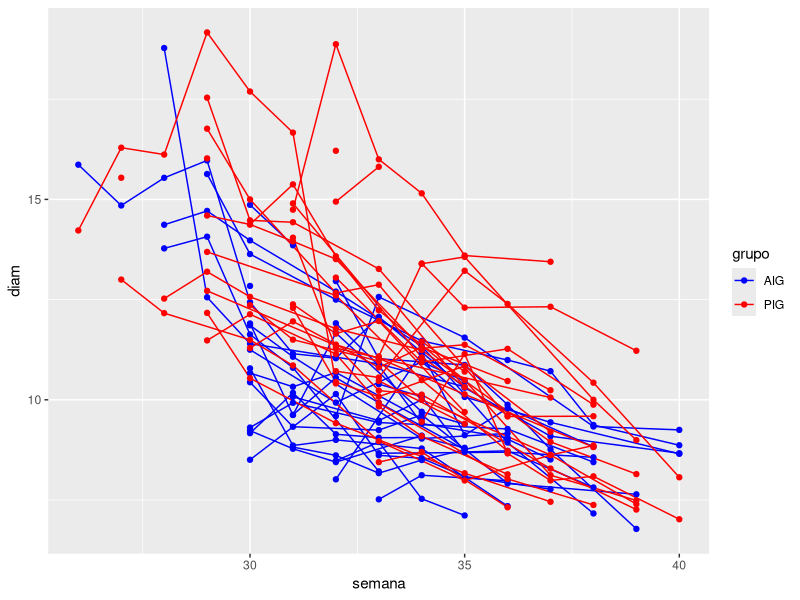
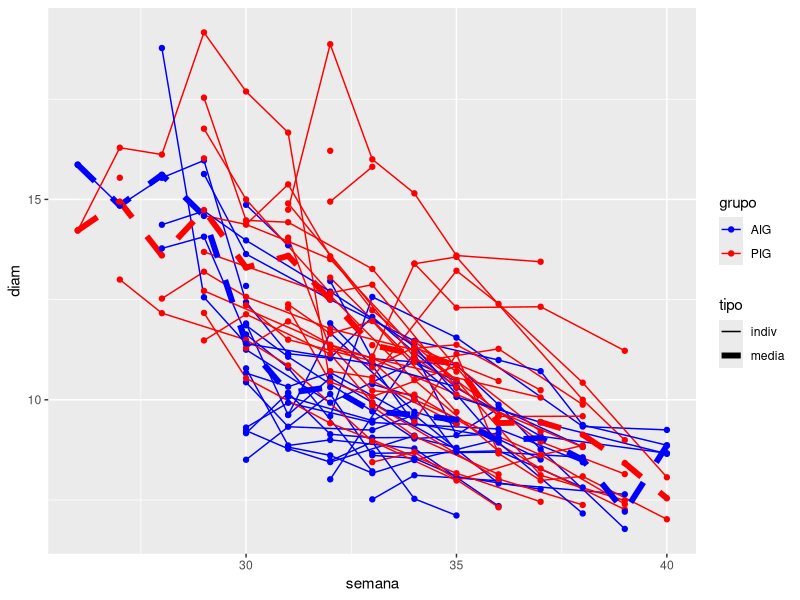
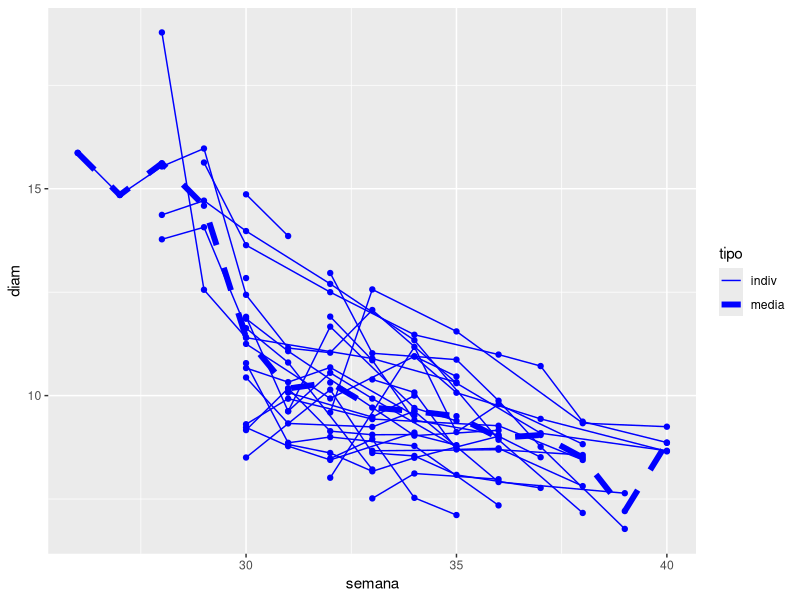
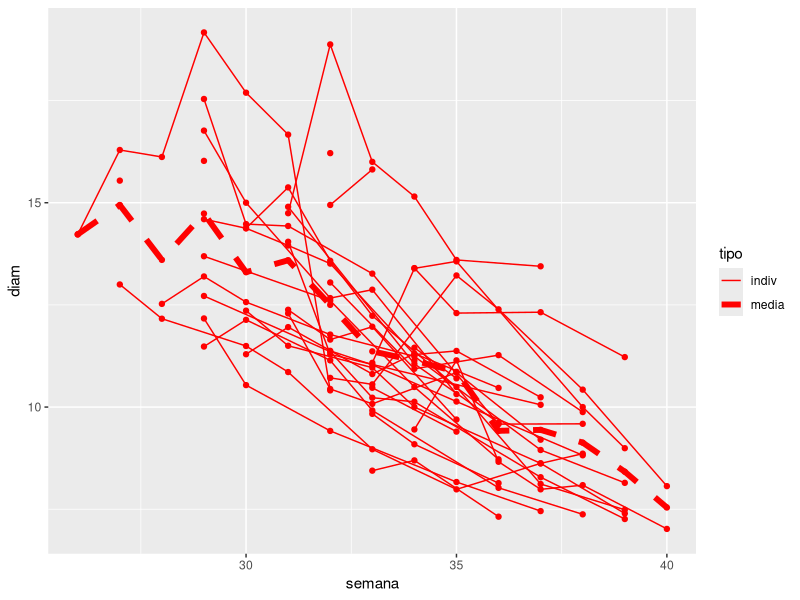
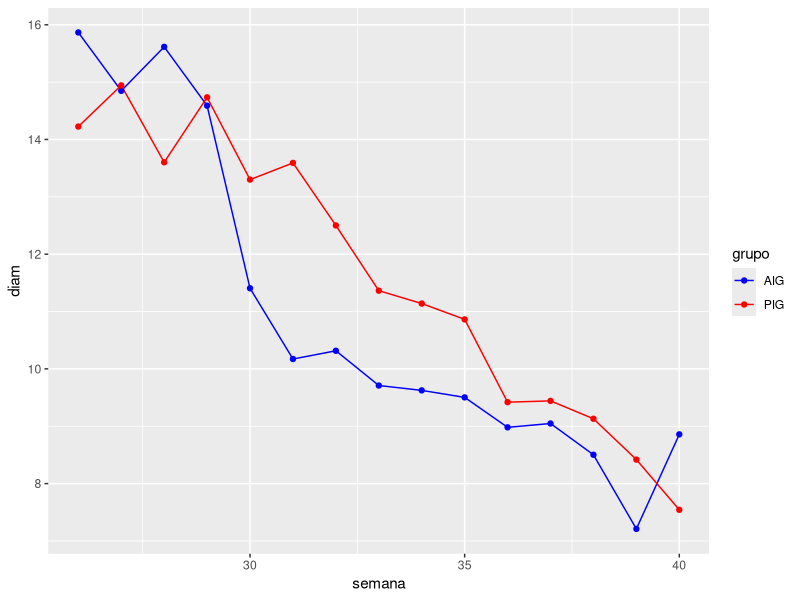
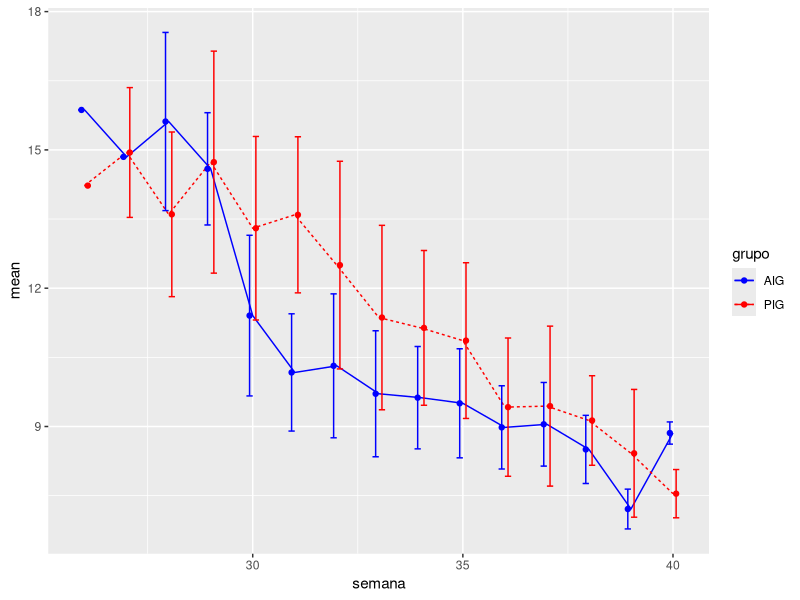
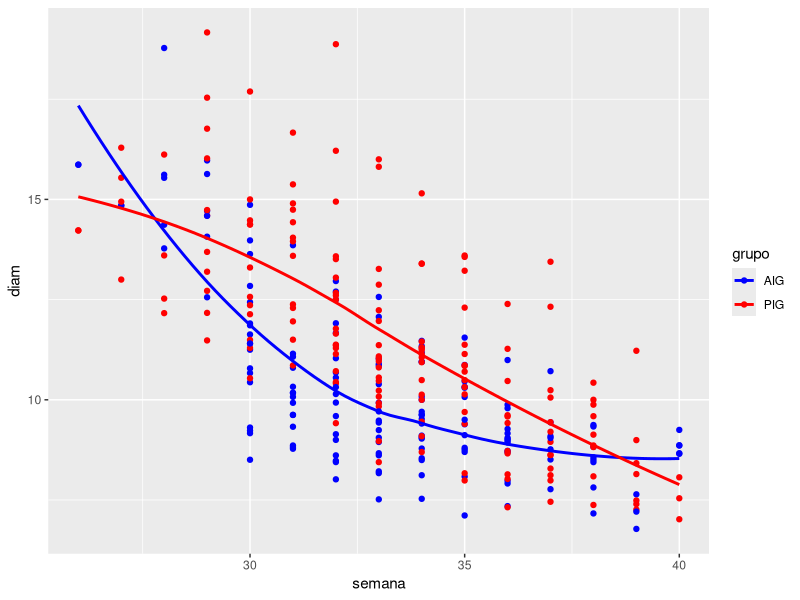
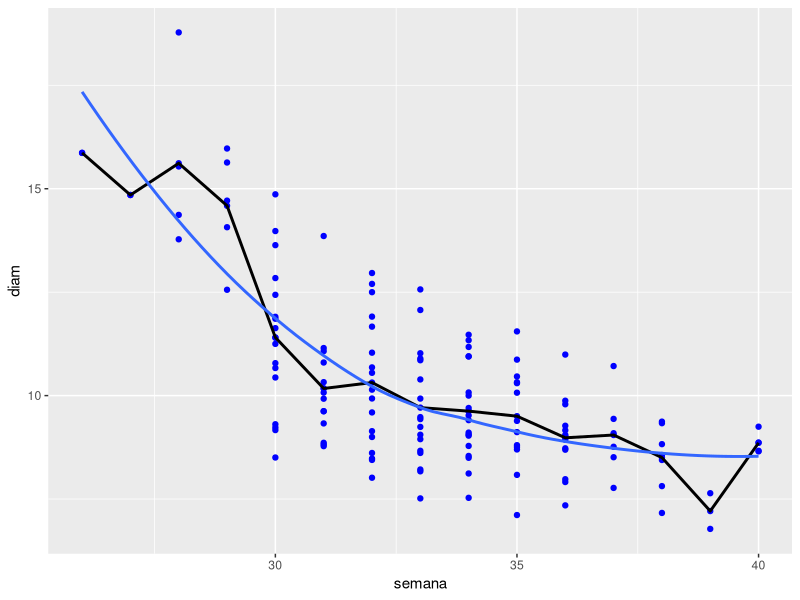

Generate these figures, in order, with R:


library(readxl)
library(ggplot2)

setwd("C:/Users/Danvah/OneDrive/diagnostico_singer/DDVE")
DDVE <- read_excel("perfDDVEp_bait.xlsx")

id <- c()
grupo <- c()
diam <- c()
semana <- c()

for(i in 1:nrow(DDVE)){
  for(j in 2:(ncol(DDVE))){
    if(!is.na(DDVE[i,j])){
      id <- c(id,i)
      grupo <- c(grupo,DDVE$Grupo[i])
      diam <- c(diam,as.numeric(DDVE[i,j]))
      semana <- c(semana,(j+24))
    }
  }
}
DDVE.l <- data.frame(id,grupo,semana,diam)


ggplot(data=DDVE.l, aes(x=semana, y=diam, group = id,color=grupo)) +
  geom_line()+
  geom_point()+
  scale_color_manual(values = c("blue","red")) 

diam <- c()
grupo <- c()
semana <- c()
id <- c()
for(j in 2:ncol(DDVE)){
  id <- c(id,"mediaAIG")
  grupo <- c(grupo,"AIG")
  semana <- c(semana,(j+24))
  media <- 0
  n <- 0
  for(i in 1:29){
    if(!is.na(DDVE[i,j])){
      media <- media + as.numeric(DDVE[i,j])
      n <- n + 1
    }
  }
  diam <- c(diam,media/n)
  id <- c(id,"mediaPIG")
  grupo <- c(grupo,"PIG")
  semana <- c(semana,(j+24))
  media <- 0
  n <- 0
  for(i in 30:nrow(DDVE)){
    if(!is.na(DDVE[i,j])){
      media <- media + as.numeric(DDVE[i,j])
      n <- n + 1
    }
  }
  diam <- c(diam,media/n)
}

media.df <- data.frame(id,grupo,semana,diam)
tipo <- c(rep("indiv",284),rep("media",30))

DDVE.t <- rbind(DDVE.l,media.df)
DDVE.t <- cbind(DDVE.t,tipo)

ggplot(data=DDVE.t, aes(x=semana, y=diam, group = id,color=grupo)) +
  geom_line(aes(linetype = tipo, size = tipo))+
  geom_point() +
  scale_linetype_manual(values = c("solid", "dashed")) +
  scale_color_manual(values = c("blue","red")) +
  scale_size_manual(values = c(0.5,2))


aig <- subset(DDVE.t, grupo == "AIG")
pig <- subset(DDVE.t, grupo == "PIG")

ggplot(data=aig, aes(x=semana, y=diam, group = id)) +
  geom_line(aes(linetype = tipo, size = tipo),colour="blue")+
  geom_point(colour="blue") +
  scale_linetype_manual(values = c("solid", "dashed")) +
  scale_size_manual(values = c(0.5,2))


ggplot(data=pig, aes(x=semana, y=diam, group = id)) +
  geom_line(aes(linetype = tipo, size = tipo),colour="red")+
  geom_point(colour="red") +
  scale_linetype_manual(values = c("solid", "dashed")) +
  scale_size_manual(values = c(0.5,2))

ggplot(data=media.df, aes(x=semana, y=diam, group = id,color=grupo))+
  geom_line() +
  geom_point() +
  scale_color_manual(values = c("blue","red"))


library(magrittr)
library(dplyr)
aux_AIG <- DDVE.l %>% filter(grupo == "AIG") %>% count(by = semana)
aux_PIG <- DDVE.l %>% filter(grupo == "PIG") %>% count(by = semana)
tabela <- inner_join(aux_AIG, aux_PIG, by = "by")
names(tabela) <- c("Semana", "Quantidade de AIG", "Quantidade de PIG")
tabela







library(plyr)
resumo = ddply(DDVE.t, .(grupo, semana), function(x){
  c(mean=mean(x$diam), sd = sd(x$diam))
})

pd <- position_dodge(width = 0.3)
ggplot(resumo, aes(x=semana, y=mean, color=grupo)) +
  geom_line(aes(linetype=grupo)) +
  geom_point(position=pd) +
  geom_errorbar(aes(ymin=mean-sd, ymax=mean+sd), width=0.3, position=pd) +
  scale_color_manual(values = c("blue","red"))






ggplot(data=DDVE.t, aes(x=semana, y=diam, color=grupo)) +
  geom_point() +
  geom_smooth(aes(x=semana),method="loess",se = FALSE,span=1) +
  scale_linetype_manual(values = c("solid", "dashed")) +
  scale_color_manual(values = c("blue","red")) +
  scale_size_manual(values = c(0.5,2))





ggplot(data=aig, aes(x=semana, y=diam)) +
  geom_point(colour="blue") +
  stat_summary(fun.y=mean, geom="line",lwd=1.0) +
  geom_smooth(aes(x=semana),method="loess",se = FALSE,span=1) +
  scale_linetype_manual(values = c("solid", "dashed")) +
  scale_size_manual(values = c(0.5,2))



ggplot(data=pig, aes(x=semana, y=diam)) +
  geom_point(colour="red") +
  stat_summary(fun.y=mean, geom="line",lwd=1.0) +
  geom_smooth(aes(x=semana),method="loess",se = FALSE,span=1) +
  scale_linetype_manual(values = c("solid", "dashed")) +
  scale_size_manual(values = c(0.5,2))





ggplot(data=media.df, aes(x=semana, y=diam, group = id,color=grupo))+
  geom_line() +
  geom_point() +
  scale_color_manual(values = c("blue","red"))





ggplot(data=DDVE.l, aes(x=semana, y=diam, group = grupo,color=grupo)) +
  stat_summary(fun.y=mean, geom="line",lwd=1.0) +
  scale_color_manual(values = c("blue","red")) 





ggplot(data=DDVE.l, aes(x=semana, y=diam, group = grupo,color=grupo)) +
  geom_point()+
  stat_summary(fun.y=mean, geom="line",lwd=1.0) +
  scale_color_manual(values = c("blue","red")) 







